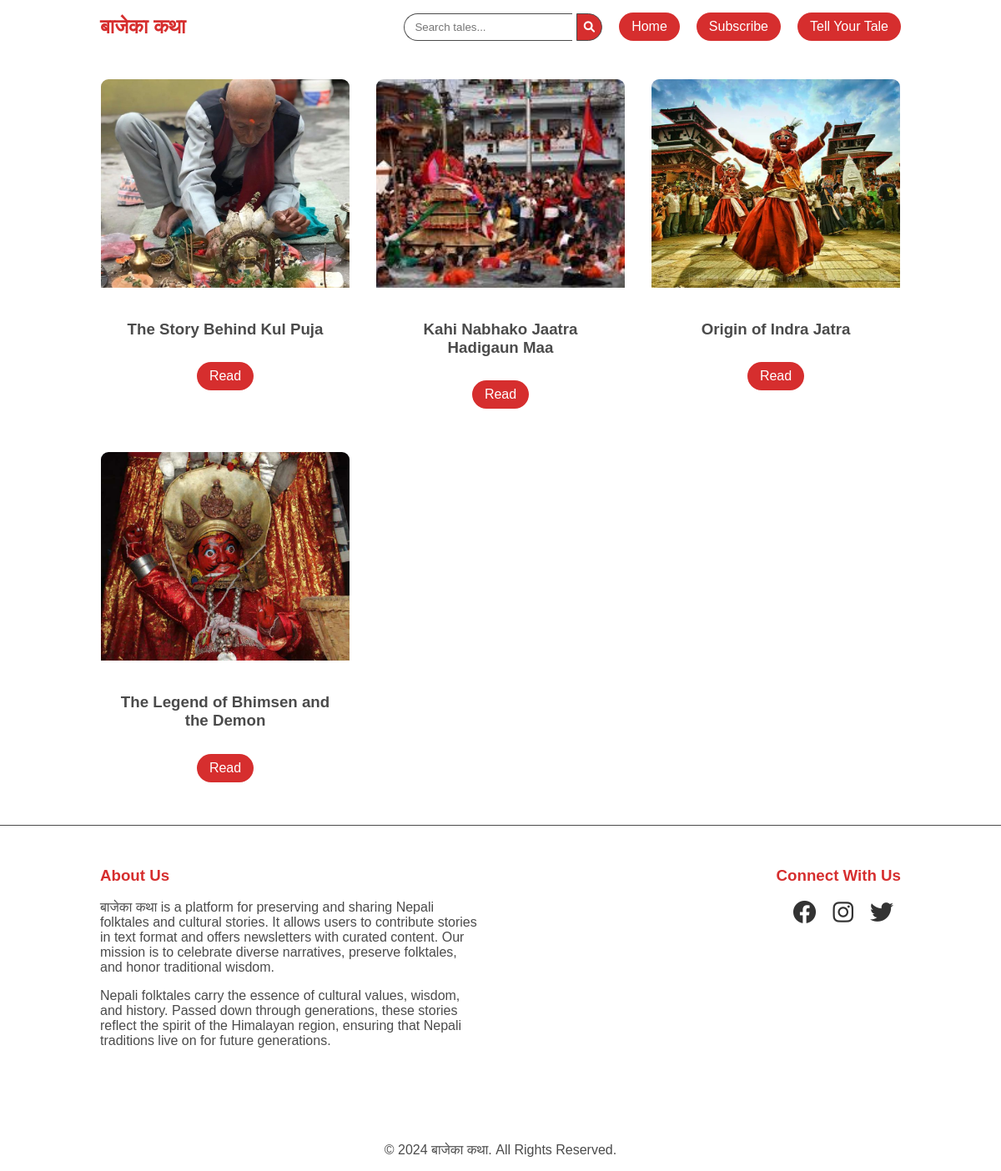
Page /detail/ on the earlier database version.
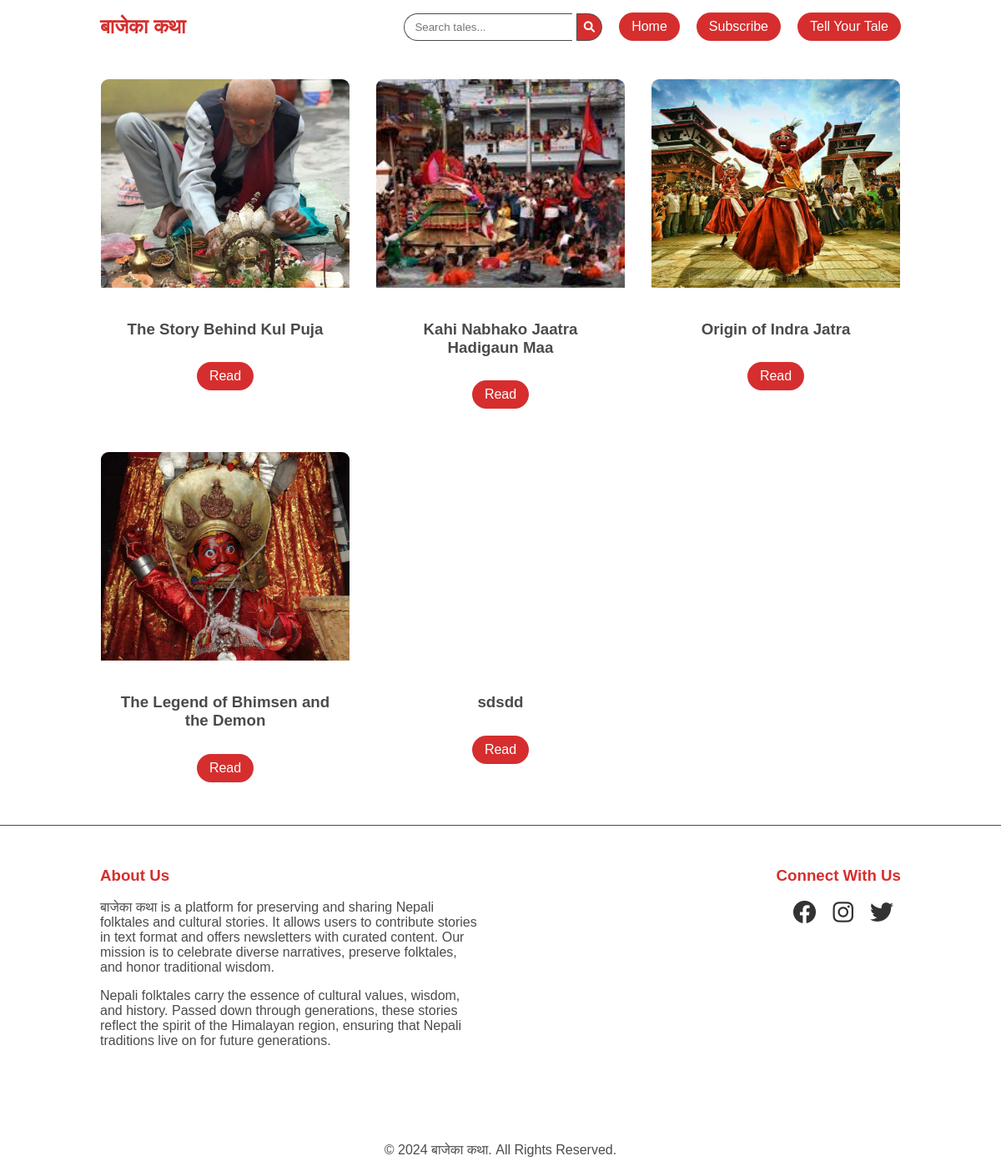
Same page on the later database version.
### myapp/models.py (models this page shows, shortened)
class Post(models.Model):
    title = models.CharField(max_length=200)
    content = models.TextField()
    image = models.ImageField(upload_to='images/', null=True, blank=True)
    author = models.CharField(max_length=100)
    culture = models.CharField(max_length=100, null=True, blank=True)
    practices = models.TextField(null=True, blank=True)
    date_association = models.BooleanField(default=False)
    day = models.IntegerField(null=True, blank=True)
    month = models.CharField(max_length=20, null=True, blank=True)
    created_at = models.DateTimeField(default=timezone.now)

### myapp/views.py (the view)
# urls.py: path('detail/', Detail.as_view(), name="detail"),
class Detail(View):
    def get(self, request):
        query = request.GET.get('search', '')
        posts = Post.objects.filter(title__icontains=query) if query else Post.objects.all()
        context = {
            'posts': posts,
            'search_query': query
        }
        return render(request, 'myapp/detail.html', context)

### myapp/templates/myapp/detail.html (shortened to what the changed rows need)
<!DOCTYPE html>
{% load static %}
<html>
    <head>
        <link href="https://cdnjs.cloudflare.com/ajax/libs/font-awesome/6.0.0/css/all.min.css" rel="stylesheet">
        <link rel="stylesheet" type="text/css" href='{% static 'css/main.css' %}'>
    </head>
    <body>
        <section class="stories-section">
            <div class="story-grid">
                {% for post in posts %}
                <div class="story-card">
                    {% if post.image %}
                    <div class="story-image" style="background-image: url('{{ post.image.url }}');"></div>
                    {% else %}
                    <div class="story-image" style="background-image: url('{% static 'default-image.jpg' %}');"></div>
                    {% endif %}
                    <div class="story-content">
                        <h3>{{ post.title }}</h3>
                        <a href="{% url 'tale' post_id=post.id %}" class="read-more">Read</a>
                    </div>
                </div>
                {% empty %}
                <p>No stories found.</p>
                {% endfor %}
            </div>
        </section>
    </body>
</html>

Differences in the rows shown:
added Post: title "sdsdd"
